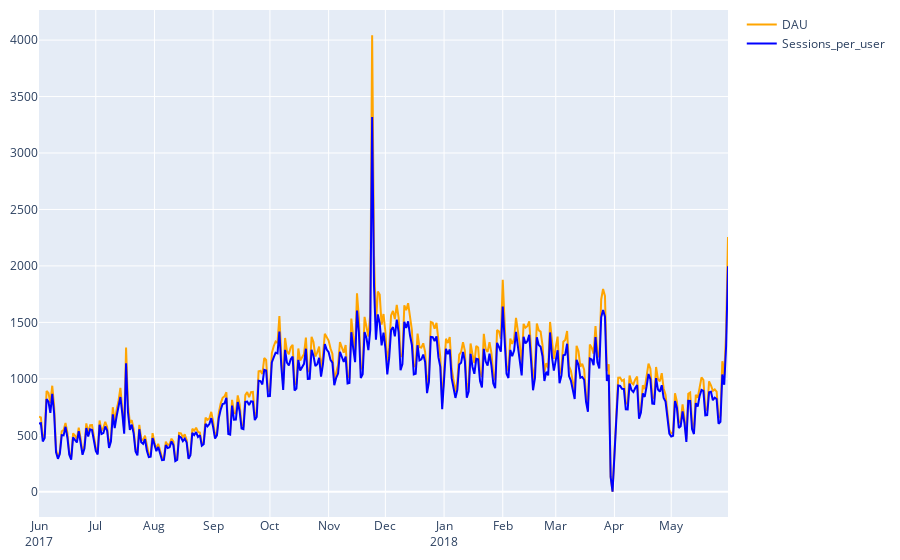

Notebook code cell kept with this figure:
### Markdown cell above
##### From the above plot we can see that an average user use the platform bit more than one time a day. This plot shows a steady activity in general except a peak in the end of November and a deep drop in April.

### Code cell
fig = go.Figure()
fig.add_trace(go.Scatter(x = dau_new['session_date'], 
                        y = dau_new['n_sessions'],
                    mode = 'lines',
                    name = 'DAU', line = dict(color = 'orange', width = 2 )))
fig.add_trace(go.Scatter(x = dau_new['session_date'], 
                        y = dau_new['n_users'], 
                    mode = 'lines',
                    name = 'Sessions_per_user', line = dict(color = 'blue', width = 2 )))
#customize x-axis to show all months.
fig.update_xaxes(
    dtick = 'M1', #tick every month.
    tickformat = '%b\n%Y' #format the ticks as abbreviated month names.
)
fig.update_layout(
    showlegend = True,
    margin = dict(t = 10,l = 10,b = 10,r = 10)
)
fig.show()

### Figure 1 — Plotly figure (JSON) as saved in the notebook; plotly's stock layout.template omitted (floating-point values rounded to 4 significant figures; data arrays with more than 128 entries replaced by an {"elided": "..."} marker saying what was removed)
{"data": [{"line": {"color": "orange", "width": 2}, "mode": "lines", "name": "DAU", "type": "scatter", "x": {"elided": "364 str values"}, "y": {"elided": "364 int values"}}, {"line": {"color": "blue", "width": 2}, "mode": "lines", "name": "Sessions_per_user", "type": "scatter", "x": {"elided": "364 str values"}, "y": {"elided": "364 int values"}}], "layout": {"margin": {"b": 10, "l": 10, "r": 10, "t": 10}, "showlegend": true, "xaxis": {"dtick": "M1", "tickformat": "%b\n%Y"}}}
